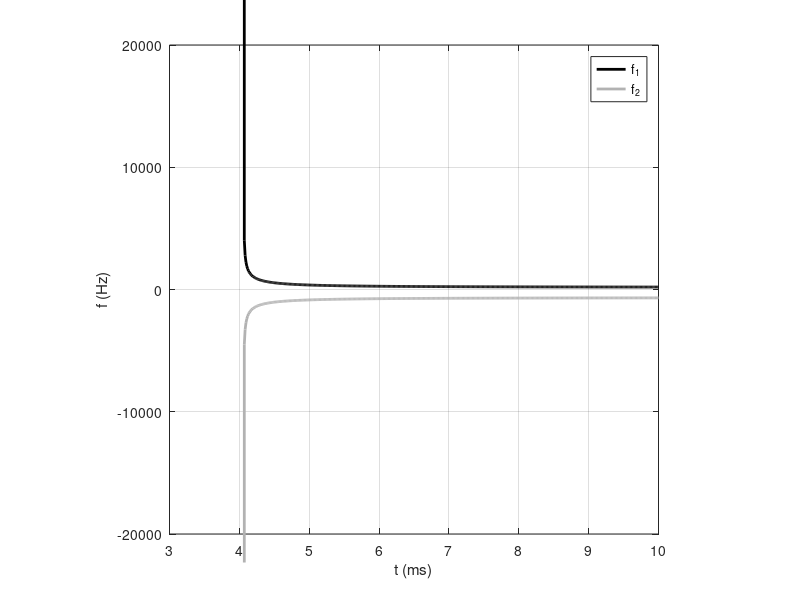

Write the MATLAB code that produced this figure. (Note: this script raises an error after producing the figure.)
%%%%%%%%%%%%%%%%%%%%%%%%%%%%%%%%%%%%%%%%%%%%%%%%%%%%%%%%%%%%%%%%%%%%%%%%%%%
% This work is supplementary material for the book                        %
%                                                                         %
% Jens Ahrens, Analytic Methods of Sound Field Synthesis, Springer-Verlag %
% Berlin Heidelberg, 2012, http://dx.doi.org/10.1007/978-3-642-25743-8    %
%                                                                         %
% It has been downloaded from http://soundfieldsynthesis.org and is       %
% licensed under a Creative Commons Attribution-NonCommercial-ShareAlike  %
% 3.0 Unported License. Please cite the book appropriately if you use     %
% these materials in your own work.                                       %
%                                                                         %
% (c) 2012 by Jens Ahrens                                                 %
%%%%%%%%%%%%%%%%%%%%%%%%%%%%%%%%%%%%%%%%%%%%%%%%%%%%%%%%%%%%%%%%%%%%%%%%%%%

clear;

v   = 600;
f_s = 500; 
c   = 343; 
M   = v / c;

x = 1;
y = 1;
z = 0;

% time instant when Mach cone arrives
t_mach = 1/v * ( x + y * sqrt( M^2 - 1 ) );
t = linspace( t_mach, 0.01, 500 );

% Eq. (5.58)
Delta = sqrt( ( x - v*t ).^2  + ( y.^2 + z.^2 ) .* ( 1 - M^2 ) );

% Eq. (5.72)
f_1 = f_s * ( 1 + M / ( 1 - M^2 ) * ( M + ( x - v*t ) ./ Delta ) );
f_2 = f_s * ( 1 + M / ( 1 - M^2 ) * ( M - ( x - v*t ) ./ Delta ) );

figure;
plot( t * 1000, f_1, 'k', 'LineWidth', 2 )
hold on;
plot( t * 1000, f_2, 'Color', [ .7 .7 .7 ], 'LineWidth', 2 )
hold off;

xlim( [ 3 10 ] )
ylim( [ -20000 20000 ] )
axis square;
grid on;

xlabel( 't (ms)' )
ylabel( 'f (Hz)' )
legend( 'f_1', 'f_2' )

graph_defaults;
